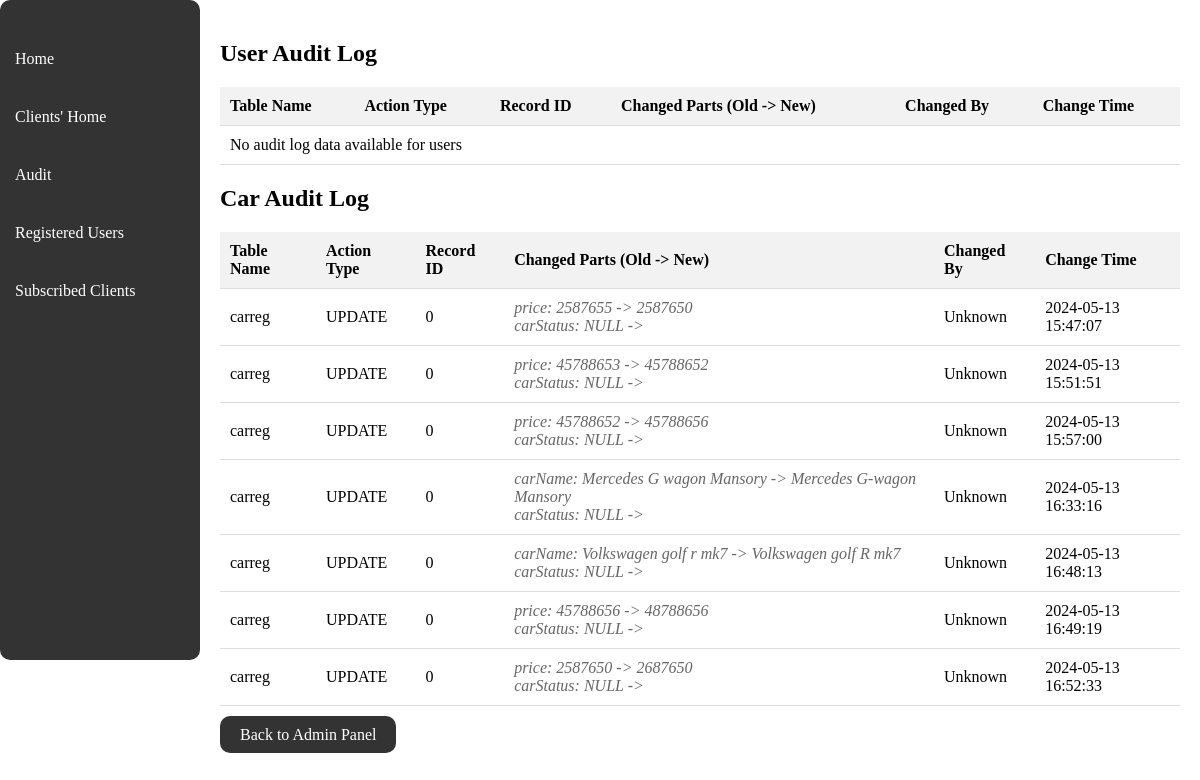
/audits.php, run on the app's committed database.
### tables this page shows
CREATE TABLE `audit_log` (
  `audit_id` int(11) NOT NULL,
  `table_name` varchar(50) DEFAULT NULL,
  `action_type` enum('INSERT','UPDATE','DELETE') DEFAULT NULL,
  `record_id` int(11) DEFAULT NULL,
  `old_data` longtext DEFAULT NULL CHECK (json_valid(`old_data`)),
  `new_data` longtext DEFAULT NULL CHECK (json_valid(`new_data`)),
  `changed_by` varchar(100) DEFAULT NULL,
  `change_time` timestamp NOT NULL DEFAULT current_timestamp(),
  `UserID` int(11) DEFAULT NULL
);

### audits.php (the view, shortened to what this page needs)
<?php
include 'connection.php';
$sql_users = "SELECT a.*, u.username AS changed_by_username
              FROM audit_log a
              LEFT JOIN users u ON a.UserID = u.UserID
              WHERE a.table_name = 'users'";
$result_users = $connection->query($sql_users);
$sql_cars = "SELECT a.*, u.username AS changed_by_username
             FROM audit_log a
             LEFT JOIN users u ON a.UserID = u.UserID
             WHERE a.table_name = 'carreg'";
$result_cars = $connection->query($sql_cars);
function getChangedParts($oldData, $newData)
{
    $oldArray = json_decode($oldData, true);
    $newArray = json_decode($newData, true);
    $changedParts = array();
    foreach ($newArray as $key => $value)
    {
        $oldValue = isset($oldArray[$key]) ? $oldArray[$key] : 'NULL';
        if ($oldValue != $value)
        {
            $changedParts[] = "$key: $oldValue -> $value";
        }
    }
    return implode("<br>", $changedParts);
}
?>
<!DOCTYPE html>
<html lang="en">
<head>
    <link rel="stylesheet" type="text/css" href="audits.css">
</head>
<body>
    <div class="sidebar">
        <a href="admin.php">Home</a>
        <a href="index2.php">Clients' Home</a>
        <a href="audits.php">Audit</a>
        <a href="registered_users.php">Registered Users</a>
        <a href="subscribed.php">Subscribed Clients</a>
    </div>
    <div class="main-content">
        <h2>User Audit Log</h2>
        <table>
            <tr>
                <th>Table Name</th>
                <th>Action Type</th>
                <th>Record ID</th>
                <th>Changed Parts (Old -> New)</th>
                <th>Changed By</th>
                <th>Change Time</th>
            </tr>
            <?php
            if ($result_users->num_rows > 0)
            {
                while ($row = $result_users->fetch_assoc())
                {
                    echo "<tr>";
                    echo "<td>" . $row["table_name"] . "</td>";
                    echo "<td>" . $row["action_type"] . "</td>";
                    echo "<td>" . $row["record_id"] . "</td>";
                    echo "<td class='changed-part'>" . getChangedParts($row["old_data"], $row["new_data"]) . "</td>";
                    echo "<td>" . ($row["changed_by_username"] ? $row["changed_by_username"] : "Unknown") . "</td>";
                    echo "<td>" . $row["change_time"] . "</td>";
                    echo "</tr>";
                }
            }
            else
            {
                echo "<tr><td colspan='6'>No audit log data available for users</td></tr>";
            }
            ?>
        </table>
        <h2>Car Audit Log</h2>
        <table>
            <tr>
                <th>Table Name</th>
                <th>Action Type</th>
                <th>Record ID</th>
                <th>Changed Parts (Old -> New)</th>
                <th>Changed By</th>
                <th>Change Time</th>
            </tr>
            <?php
            if ($result_cars->num_rows > 0)
            {
                while ($row = $result_cars->fetch_assoc())
                {
                    echo "<tr>";
                    echo "<td>" . $row["table_name"] . "</td>";
                    echo "<td>" . $row["action_type"] . "</td>";
                    echo "<td>" . $row["record_id"] . "</td>";
                    echo "<td class='changed-part'>" . getChangedParts($row["old_data"], $row["new_data"]) . "</td>";
                    echo "<td>" . ($row["changed_by_username"] ? $row["changed_by_username"] : "Unknown") . "</td>";
                    echo "<td>" . $row["change_time"] . "</td>";
                    echo "</tr>";
                }
            }
            else
            {
                echo "<tr><td colspan='6'>No audit log data available for cars</td></tr>";
            }
            ?>
        </table>
        <a href="admin.php">Back to Admin Panel</a>
    </div>
</body>
</html>

### audits.css (style rules this page uses)
body, html { margin: 0; padding: 0; }
.sidebar { height: 80%; width: 200px; position: fixed; top: 0; left: 0; background-color: #333; padding-top: 20px; border-radius: 10px; }
.sidebar a { padding: 10px 15px; text-decoration: none; color: white; display: block; }
.main-content { margin-left: 200px; padding: 20px; }
table { width: 100%; border-collapse: collapse; margin-bottom: 20px; }
th, td { padding: 10px; text-align: left; border-bottom: 1px solid #ddd; }
th { background-color: #f2f2f2; }
.changed-part { font-style: italic; color: #666; }
a { margin: 0 auto; padding: 10px 20px; background-color: #333333; color: white; text-decoration: none; margin-top: 20px; border-radius: 10px; }

### data on the page
audit_log: table_name "carreg", action_type "UPDATE", record "0", changedParts "price: 2587655 -> 2587650 carStatus: NULL ->", change_time "2024-05-13 15:47:07"
audit_log: table_name "carreg", action_type "UPDATE", record "0", changedParts "price: 45788653 -> 45788652 carStatus: NULL ->", change_time "2024-05-13 15:51:51"
audit_log: table_name "carreg", action_type "UPDATE", record "0", changedParts "price: 45788652 -> 45788656 carStatus: NULL ->", change_time "2024-05-13 15:57:00"
audit_log: table_name "carreg", action_type "UPDATE", record "0", changedParts "carName: Mercedes G wagon Mansory -> Mercedes G-wagon Mansory carStatus: NULL ->", change_time "2024-05-13 16:33:16"
audit_log: table_name "carreg", action_type "UPDATE", record "0", changedParts "carName: Volkswagen golf r mk7 -> Volkswagen golf R mk7 carStatus: NULL ->", change_time "2024-05-13 16:48:13"
audit_log: table_name "carreg", action_type "UPDATE", record "0", changedParts "price: 45788656 -> 48788656 carStatus: NULL ->", change_time "2024-05-13 16:49:19"
audit_log: table_name "carreg", action_type "UPDATE", record "0", changedParts "price: 2587650 -> 2687650 carStatus: NULL ->", change_time "2024-05-13 16:52:33"
